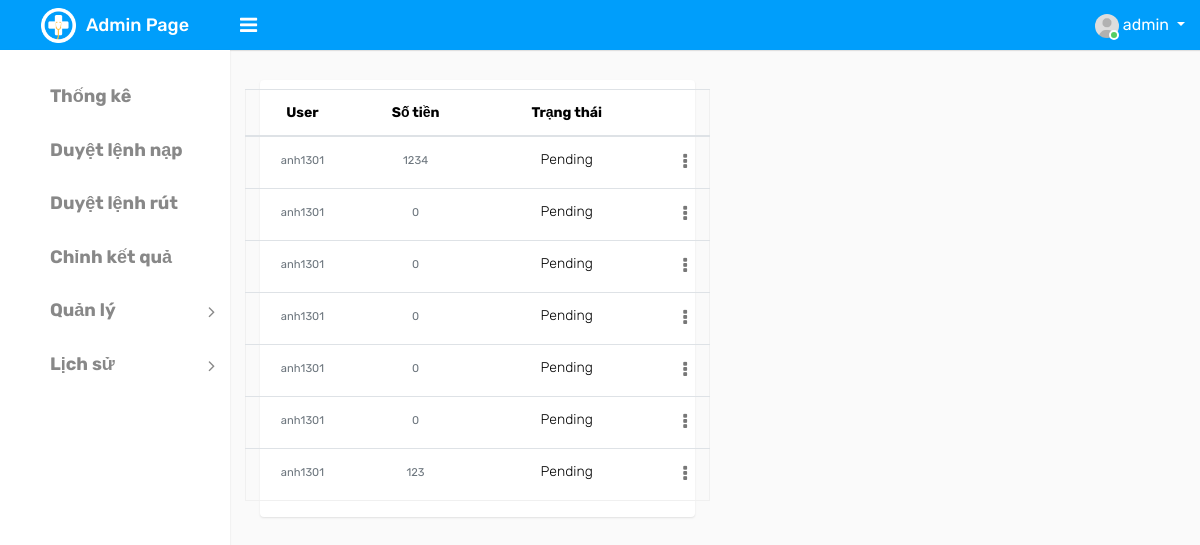
Page /list_accept_input_money/ (signed in) on the earlier database version.
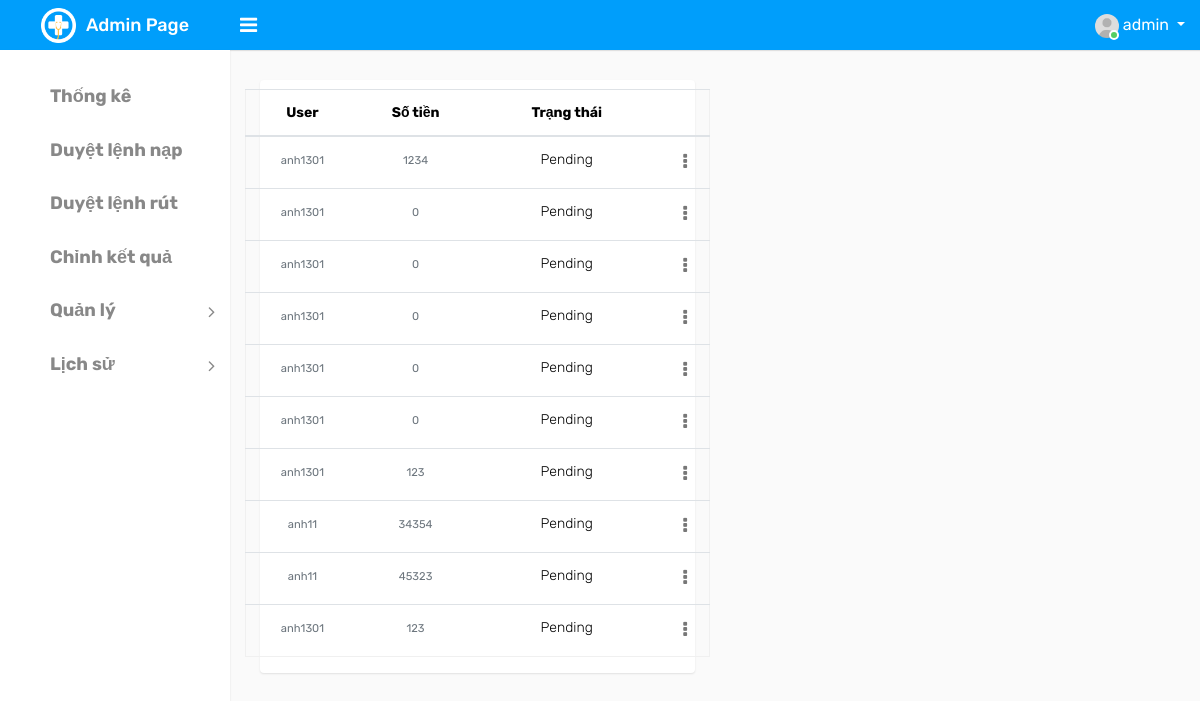
Same page on the later database version.
### ModuleApp/models.py (models this page shows, shortened)
class InputMoney(models.Model):
    id = models.UUIDField(primary_key=True, default=uuid.uuid4, editable=False)
    create_at = models.DateTimeField(auto_now_add=True)
    value = models.IntegerField(null=False)
    value_control = models.IntegerField(null=True)
    value_real = models.IntegerField(null=True)
    detail = models.CharField(max_length=255, null=True)
    status_choice = (('Pending', 'Pending'), ('Success', 'Success'), ('Fail', 'Fail'))
    status = models.CharField(choices=status_choice, default='Pending', max_length=20)
    user = models.ForeignKey(
        User, on_delete=models.CASCADE, related_name='input_money'
    )

class User(AbstractUser):
    id = models.UUIDField(primary_key=True, default=uuid.uuid4, editable=False)
    code = models.IntegerField(null=True)
    wallet = models.IntegerField(default=0)
    wallet_password = models.CharField(max_length=6, null=True, default=None)
    type_choice = ((0, 'Normal'), (1, 'Admin'), (2, 'Staff'), (3, 'Guest'))
    type = models.IntegerField(choices=type_choice, default=0)
    referrer = models.IntegerField(null=True)
    create_at = models.DateTimeField(auto_now_add=True)
    update_at = models.DateTimeField(auto_now=True)

### ModuleApp/decorators.py (the view)
    def function(request, *args, **kwargs):
        user=request.user.username
        if user=='admin':
            return view_func(request, *args, **kwargs)
        else:
            return HttpResponse("Chức năng này chỉ dành cho Admin!")

### ModuleApp/views.py (called while the page is built)
@admin_only
@login_required
def list_accept_input_money(request):
    inputMoney=InputMoney.objects.filter(status='Pending')
    context={'data': inputMoney}
    return render(request, 'home/listacceptinputmoney.html', context)

### templates/home/listacceptinputmoney.html (shortened to what this page needs)
{% extends 'index/index.html' %}
{% block content %}
<div class="d-flex flex" id="content-body">
    <div class="d-flex flex-column flex card">
        <div class="padding">
            <div class="row ">
                <table id="table" class="table" data-mobile-responsive="true"
                    style="text-align: center;margin-top: 9px;">
                    <thead>
                        <tr>
                            <th data-sortable="true" data-field="stt" style="width: 3cm;">User</th>
                            <th data-sortable="true" data-field="stt" style="width: 3cm;">Số tiền</th>
                            <th data-sortable="true" data-field="bsx" style="width: 5cm;">Trạng thái</th>
                            <th></th>
                        </tr>
                    </thead>
                    <tbody>
                        {% for i in data %}
                        <tr class=" " data-id="5">
                            <td style="min-width:20px;">
                                <small class="text-muted">{{ i.user }}</small>
                            </td>
                            <td style="min-width:20px;">
                                <small class="text-muted">{{ i.value }}</small>
                            </td>
                            <td>{{i.status}}</td>
                            <td class="text-right">
                                <div class="dropdown dropdown-action">
                                    <a href="#" class="action-icon dropdown-toggle" data-toggle="dropdown"
                                        aria-expanded="false"><i class="fa fa-ellipsis-v"></i></a>
                                </div>
                            </td>
                        </tr>
                        {% endfor %}
                    </tbody>
                </table>
            </div>
        </div>
    </div>
</div>
{% endblock %}

Differences in the rows shown:
added InputMoney: user "anh11", value "34354", status "Pending"
added InputMoney: user "anh11", value "45323", status "Pending"
added InputMoney: user "anh1301", value "123", status "Pending"
